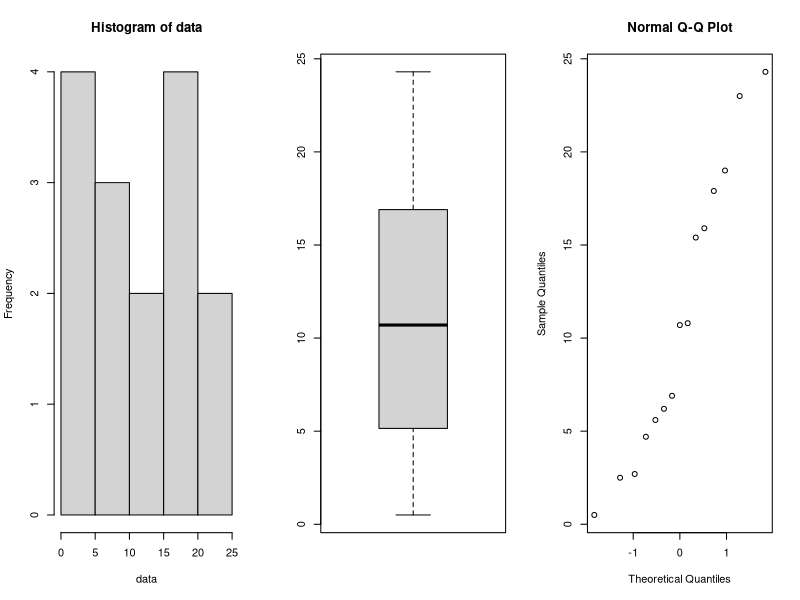

Write the R code that produced this figure.
data <- c(15.4, 17.9, 19.0, 0.5, 15.9, 2.7, 6.2, 2.5, 4.7, 6.9, 10.8, 24.3, 5.6, 23.0, 10.7)
data

#normalize.data <- function(x) {x / sqrt(sum(x^2))}
#data <- normalize.data(data) ; data

n <- length(data) ; n

# checking normality of the data

par(mfrow=c(1,3))
hist(data)
boxplot(data)
qqnorm(data)

# The sample size (15) is small and this leads us having a histogram is not very steady 
# and close to genuine density, and the QQ-plot is slightly straight in the center
# with just minor variance and space in the middle and around the corners.

mean.of.data <- mean(data) ; mean.of.data
sd.of.data <- sd(data) ; sd.of.data

# Construct a 97%-CI for μ Evaluate the sample size needed to provide that the length 
# of the 97%-CI is at most 2. Compute a bootstrap 97%-CI for μ and compare it to the above CI. 

# p̂ = mu = 0.21 (mean of the data)
# 1-p̂ = 0.79
# Confidence interval of 2 means 2E = 0.02, then E = 0.01
# for %97 interval ; qnorm(0.97,mean=0.21,sd=0.14)

minimal.sample.size <- qnorm(0.97)^2*0.21*0.79 / (0.01)^2
minimal.sample.size # 5868.521

# The sample size needed to provide that the length of the 97%-CI is at least 5869

# --------------------------------------------------------------------------------------------
# a
# Compute a bootstrap 97%-CI for μ and compare it to the above CI.
# We use simulation to find the distribution of the estimating statistic T(X). random variable Tstar(T*)
# confidence level for alpha=0.05 compute T*(1-alpha/2)= 0.975 T*(alpha/2)= 0.025 

B = 1000
Tstar = numeric(B) # create an empty numeric

for (i in 1:B) {
  Xstar = sample(data,replace = TRUE) # generating a surrogate data-set
  Tstar[i] = mean(Xstar)
}

Tstar25 = quantile(Tstar, 0.025) # computing T*(alpha/2)
Tstar975=quantile(Tstar, 0.975) # computing T*(1-alpha/2)

c(2*mean.of.data - Tstar975, 2*mean.of.data - Tstar25) # computing (2T-T*(1-alpha/2),2T-T*(alpha/2))

# Result : The Bootstrap CI is [0.14,0.28]
#     97.5%      2.5% 
#  0.1419060 0.2850332

# --------------------------------------------------------------------------------------------
# b
# t-test
# The doctor claims that the mean waiting time is less than 15 minutes. 
# Under an assumption, verify this claim by a relevant t-test.

t.test(data, mu=15, alt="g") 

# One Sample t-test

# data:  data
# t = -1.968, df = 14, p-value = 0.9654
# alternative hypothesis: true mean is greater than 15
# 95 percent confidence interval:
#  7.559091      Inf
# sample estimates:
#   mean of x 
# 11.07333 
# The mean waiting time is not greater than 15.

# --------------------------------------------------------------------------------------------
# c
# Propose and perform a suitable sign tests for this problem.
# Sign test	is categorical and quantitative. Can be used in place of One-sample t-test.

# Propose a way to compute the powers of the t-test and sing test from b) at μ = 14 and μ = 13, comment. 

stest.power <- binom.test(sum(data<14),n,p=0.5)[[3]] ; stest.power # 0.607
ttest.power <- t.test(data, mu=14,alt="l")[[3]] ; ttest.power # 0.082

# The power in mu = 14 for the t-test (0.165) is lower than the sign test (0.607).

stest.power_2 <- binom.test(sum(data>13),n,p=0.5)[[3]] ; stest.power_2 # 0.607
ttest.power_2 <- t.test(data, mu=13,alt="g")[[3]] ; ttest.power_2 # 0.824

# The power in mu = 13 for the t-test (0.824) is higher than the sign test (0.607).

# --------------------------------------------------------------------------------------------
# d
# Let p be the probability that a patient has to wait longer than 15.5 minutes.
# The (1-α)-confidence interval for p is p̂±zα/2*sqrt(p̂(1-p̂)/n)

# --------------------------------------------------------------------------------------------
# e

waiting.time <- data ; waiting.time
sum(waiting.time > 15.5)

more.than.fifteen <- data[data>15.5] ; more.than.fifteen

binom.test(sum(data>15.5),n,p=0.5) # people who waits more than 15.5

# 	Exact binomial test

# data:  sum(data > 15.5) and n
# number of successes = 5, number of trials = 15, p-value = 0.3018
# alternative hypothesis: true probability of success is not equal to 0.5
# 95 percent confidence interval:
#   0.1182411 0.6161963
# sample estimates:
#  probability of success 
#    0.3333333 

binom.test(3,n,p=0.5) # 3 men who waits more than 15.5
# 	Exact binomial test

# data:  3 and n
# number of successes = 3, number of trials = 15, p-value = 0.03516
# alternative hypothesis: true probability of success is not equal to 0.5
# 95 percent confidence interval:
#  0.04331201 0.48089113
# sample estimates:
#   probability of success 
# 0.2 

binom.test(sum(data<=15.5),n,p=0.5) # people who waits less than 15.5
# 	Exact binomial test

# data:  sum(data <= 15.5) and n
# number of successes = 10, number of trials = 15, p-value = 0.3018
# alternative hypothesis: true probability of success is not equal to 0.5
# 95 percent confidence interval:
#  0.3838037 0.8817589
# sample estimates:
#  probability of success 
# 0.6666667 

binom.test(6,n,p=0.5) # 6 women who waits less than 15.5
# Exact binomial test

# data:  6 and n
# number of successes = 6, number of trials = 15, p-value = 0.6072
# alternative hypothesis: true probability of success is not equal to 0.5
# 95 percent confidence interval:
#   0.1633643 0.6771302
# sample estimates:
#   probability of success 
# 0.4 